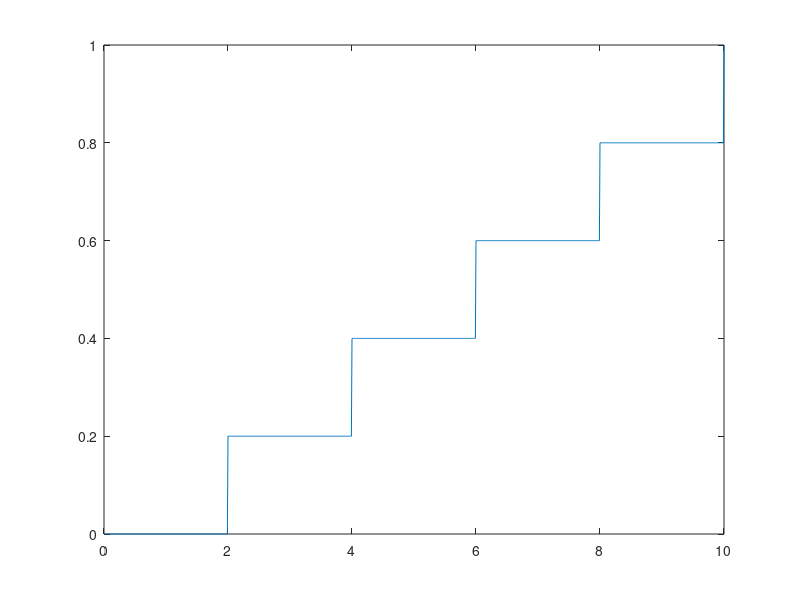

Write the MATLAB code that produced this figure. (Note: this script raises an error after producing the figure.)
clc
clear
close all

printfigure = 1;

Length = 10;  % Stablaenge
Time = 0.5;   % Zetiraum
step_length = 0.01;
step_time = 2.5e-4;
x = 0 : step_length : Length;
t = 0 : step_time : Time;
N_length = length(x);
N_time = length(t);

k = 0.1;  % Waermeleitfaehigkeit in cm^2/s

N = 200;  % Grad
lambda = 0 : pi / Length : N * pi / Length;
f = zeros(N_time, N_length);   % Temperaturmatrix
% f(1,:) = sin(x / Length * 2 * pi);
f(1,:) = floor(x / 2) / 5;

phi = zeros(N + 1, N_length);  % Eigenfunktionen
T = zeros(N + 1, N_time);  % Gewichtung

step_time_max = 2 / k / lambda(end)^2;
if step_time > step_time_max
    ['step_time should be under ',num2str(step_time_max)]
end
plot(x,f(1,:))
setplt('Initial Condition','$x$','$T$','TV_homo_modal_inital_condition_2',printfigure)

phi(1,:) = sqrt(1 / Length);
for i = 2 : N + 1
    for n = 1 : N_length
        phi(i, n) = sqrt(2 / Length) * cos(lambda(i) * x(n));
    end
end

figure
for i = 1 : N + 1
    plot(0:step_length:Length,phi(i,:))
    hold on
end
txt = ['$N = ',num2str(N),'$'];
TEXT = text(8,0.4,txt,'Color','w','FontSize',30);
set(TEXT,'Interpreter','latex')
setplt('Eigenfunctions','$x$','$value$','TV_homo_modal_Eigenfunctions_2',printfigure)

for i = 1 : N + 1
    T(i, 1) = 0;
    for n = 1 : N_length
        T(i, 1) = T(i, 1) + f(1, n) * phi(i, n) * step_length;
    end
end
for i = 1 : N + 1
    for n = 2 : N_time
        T(i, n) = (1 - step_time * k * lambda(i)^2)^n * T(i, 1);
    end
end
for n = 2 : N_time
    for i = 1 : N + 1
        f(n,:) = f(n,:) + T(i,n) * phi(i,:);
    end
end

figure
for n = 1: 40 : N_time
    plot(x, f(n,:),'LineWidth',5)
    ylim([0 1])
    xlim([0 10])
    set(gca,'Fontsize',20)
    set(gca,'fontname','times new Roman')
    T = title('Temperature Distribution','fontsize',40);
    set(T,'Interpreter','latex')
    T = xlabel('$x$','fontsize',30);
    set(T,'Interpreter','latex')
    T = ylabel('$T$','fontsize',30);
    set(T,'Interpreter','latex')
    set(gcf,'outerposition',get(0,'screensize'));
    txt = ['$t = ',num2str((n-1)*step_time),'$'];
    T = text(1,0.8,txt,'FontSize',30);
    set(T,'Interpreter','latex')
    txt = ['$N = ',num2str(N),'$'];
    T = text(1,0.9,txt,'FontSize',30);
    set(T,'Interpreter','latex')
    drawnow
    frame=getframe(gcf);
    imind=frame2im(frame);
    [imind,cm] = rgb2ind(imind,256);
    if printfigure == 1
        if n==1
             imwrite(imind,cm,'TV_homo_modal_2.gif','gif', 'Loopcount',inf,'DelayTime',1e-6);
        else
             imwrite(imind,cm,'TV_homo_modal_2.gif','gif','WriteMode','append','DelayTime',1e-6);
        end
    end
end

figure
[X, Y] = meshgrid(x, t);
mesh(X,Y,f)
setmesh('Tempreature Distribution','$x$','$t$','$T$','TV_homo_modal_Ttx_2',printfigure)
